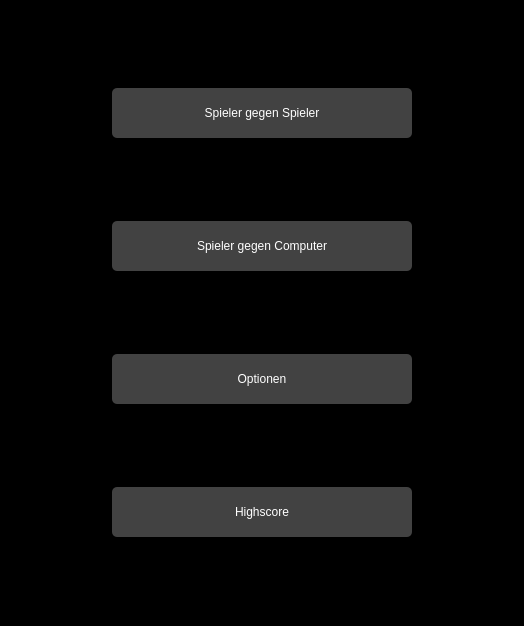
<?xml version="1.0" encoding="UTF-8"?>
<ui version="4.0">
 <class>MenuWidget</class>
 <widget class="QWidget" name="MenuWidget">
  <property name="geometry">
   <rect>
    <x>0</x>
    <y>0</y>
    <width>524</width>
    <height>626</height>
   </rect>
  </property>
  <property name="sizePolicy">
   <sizepolicy hsizetype="Preferred" vsizetype="Preferred">
    <horstretch>0</horstretch>
    <verstretch>0</verstretch>
   </sizepolicy>
  </property>
  <property name="windowTitle">
   <string>MenuWidget</string>
  </property>
  <property name="styleSheet">
   <string notr="true">background-color: rgb(0, 0, 0);
border: 0;</string>
  </property>
  <layout class="QHBoxLayout" name="horizontalLayout">
   <item>
    <spacer name="horizontalSpacer">
     <property name="orientation">
      <enum>Qt::Horizontal</enum>
     </property>
     <property name="sizeHint" stdset="0">
      <size>
       <width>40</width>
       <height>20</height>
      </size>
     </property>
    </spacer>
   </item>
   <item>
    <layout class="QVBoxLayout" name="verticalLayout_2">
     <item>
      <widget class="QPushButton" name="pushButton_StartPvP">
       <property name="focusPolicy">
        <enum>Qt::NoFocus</enum>
       </property>
       <property name="styleSheet">
        <string notr="true">background-color: #424242;
font: 75 12pt &quot;Verdana&quot;;
color: #FFF;
height: 50px;
min-width: 300px;
border-radius: 5px;</string>
       </property>
       <property name="text">
        <string>Spieler gegen Spieler</string>
       </property>
      </widget>
     </item>
     <item>
      <widget class="QPushButton" name="pushButton_StartAI">
       <property name="focusPolicy">
        <enum>Qt::NoFocus</enum>
       </property>
       <property name="styleSheet">
        <string notr="true">background-color: #424242;
font: 75 12pt &quot;Verdana&quot;;
color: #FFF;
height: 50px;
min-width: 300px;
border-radius: 5px;</string>
       </property>
       <property name="text">
        <string>Spieler gegen Computer</string>
       </property>
      </widget>
     </item>
     <item>
      <widget class="QPushButton" name="pushButton_optionsMenu">
       <property name="focusPolicy">
        <enum>Qt::NoFocus</enum>
       </property>
       <property name="styleSheet">
        <string notr="true">background-color: #424242;
font: 75 12pt &quot;Verdana&quot;;
color: #FFF;
height: 50px;
min-width: 300px;
border-radius: 5px;</string>
       </property>
       <property name="text">
        <string>Optionen</string>
       </property>
      </widget>
     </item>
     <item>
      <widget class="QPushButton" name="pushButton_Highscore">
       <property name="focusPolicy">
        <enum>Qt::NoFocus</enum>
       </property>
       <property name="styleSheet">
        <string notr="true">background-color: #424242;
font: 75 12pt &quot;Verdana&quot;;
color: #FFF;
height: 50px;
min-width: 300px;
border-radius: 5px;</string>
       </property>
       <property name="text">
        <string>Highscore</string>
       </property>
      </widget>
     </item>
    </layout>
   </item>
   <item>
    <spacer name="horizontalSpacer_2">
     <property name="orientation">
      <enum>Qt::Horizontal</enum>
     </property>
     <property name="sizeHint" stdset="0">
      <size>
       <width>40</width>
       <height>20</height>
      </size>
     </property>
    </spacer>
   </item>
  </layout>
 </widget>
 <layoutdefault spacing="6" margin="11"/>
 <resources/>
 <connections/>
</ui>
